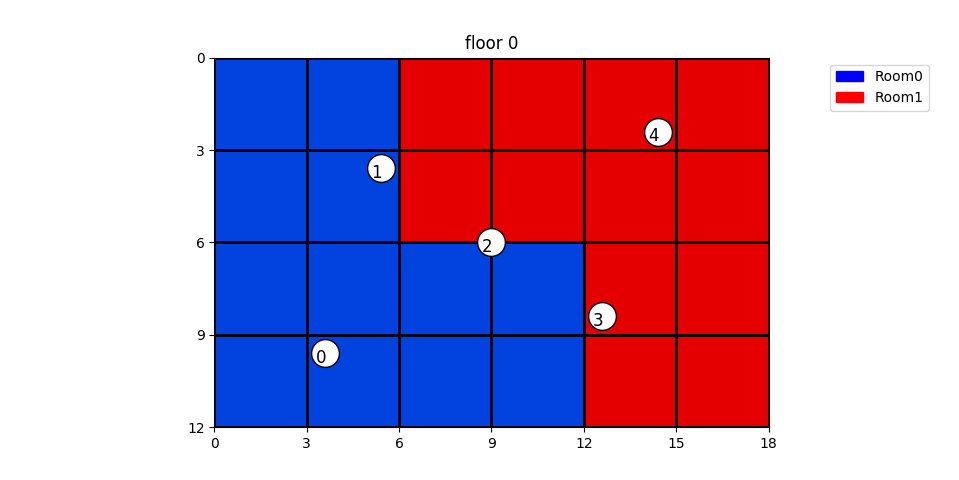
#> input picture custom-svm/data/data_png/2_rooms.png, 959 x 480 px
$ jupyter execute --allow-errors svm_usecase.ipynb   (shell and % lines are left out)   (older library calls are emulated)
#> lines starting #> are read from the running program, lines starting #| are printed output that depends on the picture
### custom-svm/svm.py
import numpy as np
import itertools
import cvxopt
from matplotlib import pyplot as plt
import typing
import warnings


class SVM:
    """Class implementing a Support Vector Machine: instead of minimising the primal function
        L_P(w, b, lambda_mat) = 1/2 ||w||^2 - sum_i{lambda_i[(w * x + b) - 1]},
    the dual function
        L_D(lambda_mat) = sum_i{lambda_i} - 1/2 sum_i{sum_j{lambda_i lambda_j y_i y_j K(x_i, x_j)}}
    is maximised.

    Attributes:
        kernel --- type of the kernel ['linear'/'rbf'/'poly'/'sigmoid']
        kernel_fn --- kernel function
        gamma --- parameter of the kernel function
        lambdas --- lagrangian multipliers
        sv_X --- support vectors related to X
        sv_y --- support vectors related to y
        w --- matrix of hyperplane parameters
        b --- hyperplane bias
        C --- non-negative float regulating the trade-off between the amount of misclassified samples and
        the size of the margin (its 'softness' decreases as C increases); if it is set to 'None',
        hard margin is employed (no tolerance towards misclassified samples)
        is_fit --- boolean variable indicating whether the SVM is fit or not"""

    def __init__(self,
                 kernel: str = 'linear',
                 gamma: typing.Optional[float] = None,
                 deg: int = 3,
                 r: float = 0.,
                 C: float = 1.):
        """Initializes the SVM object by setting the kernel function, its parameters and the soft margin;
        moreover, it sets to None the matrices of lagrangian multipliers and support vectors.
            :param kernel: string representing the kernel type ('linear'/'rbf'/'poly'/'sigmoid'); by default it is
            set to 'linear'
            :param gamma: optional floating point representing the gamma parameters of the kernel;
            by default it is 'None', since it will be computed automatically during fit
            :param deg: optional integer representing the degree of the 'poly' kernel function
            :param r: optional floating point representing the r parameter of 'poly' and 'sigmoid' kernel functions
            :param C: non-negative float regulating the trade-off between the amount of misclassified samples and
            the size of the margin"""
        # Lagrangian multipliers, hyper-parameters and support vectors are initially set to None
        self.lambdas = None
        self.sv_X = None
        self.sv_y = None
        self.w = None
        self.b = None

        # If gamma is None, it will be computed during fit process
        self.gamma = gamma

        # Assign the right kernel
        self.kernel = kernel
        if kernel == 'linear':
            self.kernel_fn = lambda x_i, x_j: np.dot(x_i, x_j)
        elif kernel == 'rbf':
            self.kernel_fn = lambda x_i, x_j: np.exp(-self.gamma * np.dot(x_i - x_j, x_i - x_j))
        elif kernel == 'poly':
            self.kernel_fn = lambda x_i, x_j: (self.gamma * np.dot(x_i, x_j) + r) ** deg
        elif kernel == 'sigmoid':
            self.kernel_fn = lambda x_i, x_j: np.tanh(np.dot(x_i, x_j) + r)

        # Soft margin
        self.C = C

        self.is_fit = False

    def fit(self, X: np.ndarray, y: np.ndarray, verbosity: int = 1):
        # If 'verbosity' is outside range (0-3), set it to default (1)
#> called with X = array of shape (150, 2), y = array of shape (150,), verbosity = 2
        if verbosity not in {0, 1, 2}:
            verbosity = 1

        n_samples, n_features = X.shape
        # If gamma was not specified in '__init__', it is set according to the 'scale' approach
        if not self.gamma:
            self.gamma = 1/(n_features * X.var())

        # max{L_D(Lambda)} can be rewritten as
        #   min{1/2 Lambda^T H Lambda - 1^T Lambda}
        #       s.t. -lambda_i <= 0
        #       s.t. lambda_i <= c
        #       s.t. y^t Lambda = 0
        # where H[i, j] = y_i y_j K(x_i, x_j)
        # This form is conform to the signature of the quadratic solver provided by CVXOPT library:
        #   min{1/2 x^T P x + q^T x}
        #       s.t. G x <= h
        #       s.t. A x = b
        K = np.zeros(shape=(n_samples, n_samples))
        for i, j in itertools.product(range(n_samples), range(n_samples)):
            K[i, j] = self.kernel_fn(X[i], X[j])
#> (the call stopped at in fit, `P = cvxopt.matrix(np.outer(y, y) * K)`: cvxopt is not available in this run)
        P = cvxopt.matrix(np.outer(y, y) * K)
        q = cvxopt.matrix(-np.ones(n_samples))
        # Compute G and h matrix according to the type of margin used
        if self.C:
            G = cvxopt.matrix(np.vstack((-np.eye(n_samples),
                                         np.eye(n_samples))))
            h = cvxopt.matrix(np.hstack((np.zeros(n_samples),
                                         np.ones(n_samples) * self.C)))
        else:
            G = cvxopt.matrix(-np.eye(n_samples))
            h = cvxopt.matrix(np.zeros(n_samples))
        A = cvxopt.matrix(y.reshape(1, -1).astype(np.double))
        b = cvxopt.matrix(np.zeros(1))

        # Set CVXOPT options
        cvxopt.solvers.options['show_progress'] = False
        cvxopt.solvers.options['maxiters'] = 200

        # Compute the solution using the quadratic solver
        try:
            sol = cvxopt.solvers.qp(P, q, G, h, A, b)
        except ValueError as e:
            print('Impossible to fit, try to change kernel parameters; CVXOPT raised Value Error: {0:s}'.format(e))
            return
        # Extract Lagrange multipliers
        lambdas = np.ravel(sol['x'])
        # Find indices of the support vectors, which have non-zero Lagrange multipliers, and save the support vectors
        # as instance attributes
        is_sv = lambdas > 1e-5
        self.sv_X = X[is_sv]
        self.sv_y = y[is_sv]
        self.lambdas = lambdas[is_sv]
        # Compute b as 1/N_s sum_i{y_i - sum_sv{lambdas_sv * y_sv * K(x_sv, x_i}}
        sv_index = np.arange(len(lambdas))[is_sv]
        self.b = 0
        for i in range(len(self.lambdas)):
            self.b += self.sv_y[i]
            self.b -= np.sum(self.lambdas * self.sv_y * K[sv_index[i], is_sv])
        self.b /= len(self.lambdas)
        # Compute w only if the kernel is linear
        if self.kernel == 'linear':
            self.w = np.zeros(n_features)
            for i in range(len(self.lambdas)):
                self.w += self.lambdas[i] * self.sv_X[i] * self.sv_y[i]
        else:
            self.w = None
        self.is_fit = True

        # Print results according to verbosity
        if verbosity in {1, 2}:
            print('{0:d} support vectors found out of {1:d} data points'.format(len(self.lambdas), n_samples))
            if verbosity == 2:
                for i in range(len(self.lambdas)):
                    print('{0:d}) X: {1}\ty: {2}\tlambda: {3:.2f}'
                          .format(i + 1, self.sv_X[i], self.sv_y[i], self.lambdas[i]))
            print('Bias of the hyper-plane: {0:.3f}'.format(self.b))
            print('Weights of the hyper-plane:', self.w)

    def project(self,
                X: np.ndarray,
                i: typing.Optional[int] = None,
                j: typing.Optional[int] = None):
        # If the model is not fit, raise an exception
        if not self.is_fit:
            raise SVMNotFitError
        # If the kernel is linear and 'w' is defined, the value of f(x) is determined by
        #   f(x) = X * w + b
        if self.w is not None:
            return np.dot(X, self.w) + self.b
        else:
            # Otherwise, it is determined by
            #   f(x) = sum_i{sum_sv{lambda_sv y_sv K(x_i, x_sv)}}
            y_predict = np.zeros(len(X))
            for k in range(len(X)):
                for lda, sv_X, sv_y in zip(self.lambdas, self.sv_X, self.sv_y):
                    # Extract the two dimensions from sv_X if 'i' and 'j' are specified
                    if i or j:
                        sv_X = np.array([sv_X[i], sv_X[j]])

                    y_predict[k] += lda * sv_y * self.kernel_fn(X[k], sv_X)
            return y_predict + self.b

    def predict(self, X: np.ndarray) -> int:
        # To predict the point label, only the sign of f(x) is considered
        return np.sign(self.project(X))

    # [93 lines left out: function plot2D, not called in this run]


class SVMNotFitError(Exception):
    """Exception raised when the 'project' or the 'predict' method of an SVM object is called without fitting
    the model beforehand."""

### custom-svm/data/sample_data_generator.py
import numpy as np
from sklearn.model_selection import train_test_split
from sklearn.datasets import make_blobs, make_circles
from typing import Optional


def linear_data_generator(n_samples: int,
                          n_features: int,
                          random_state: Optional[int] = None) -> (np.ndarray, np.ndarray, np.ndarray, np.ndarray):
    X, y = make_blobs(n_samples, n_features, centers=2, cluster_std=2.0, random_state=random_state)
    # Assign '-1' instead of '0'
    is_zero = y < 1
    y[is_zero] = -1
    return train_test_split(X, y, random_state=random_state)


def semi_linear_data_generator(n_samples: int,
                               n_features: int,
                               random_state: Optional[int] = None) -> (np.ndarray, np.ndarray, np.ndarray, np.ndarray):
#> (the call stopped at in fit, `P = cvxopt.matrix(np.outer(y, y) * K)`: cvxopt is not available in this run)
#> (the call stopped at in fit, `P = cvxopt.matrix(np.outer(y, y) * K)`: cvxopt is not available in this run)
    X, y = make_blobs(n_samples, n_features, centers=[[-2, 2], [2, -2]], cluster_std=1.5, random_state=random_state)
    # Assign '-1' instead of '0'
    is_zero = y < 1
    y[is_zero] = -1
    return train_test_split(X, y, random_state=random_state)


def non_linear_data_generator(n_samples: int,
                              random_state: Optional[int] = None) -> (np.ndarray, np.ndarray, np.ndarray, np.ndarray):
    X, y = make_circles(n_samples, noise=0.05, factor=0.4, random_state=random_state)
    # Assign '-1' instead of '0'
    is_zero = y < 1
    y[is_zero] = -1
    return train_test_split(X, y, random_state=random_state)

### custom-svm/svm_usecase.ipynb
# custom-svm
This project aims at providing a custom implementation of Support Vector Machine, as part of the **Combinatorial Decision Making and Optimization** course of the **Master in Artificial Intelligence** (*Alma Mater Studiorum*).
This implementation is based on the **constrained non-linear optimization** of an objective function, i.e. the margin around the hyperplane which separates two clusters.
#### Authors:
 - Mattia Orlandi
 - Lorenzo Mario Amorosa

## Premises
The implementations of the SVM and of the MulticlassSVM are contained in the `svm.py` and `multiclass_svm.py` modules, respectively; they provide several functionalities:
- fitting of an SVM model for a binary classification task;
- kernel functions in order to correctly classify non-linearly separable data;
- soft margin in order to correctly classify semi-linearly separable data;
- plotting of the dataset and of the separating hyperplane along multiple dimensions;
- support to multi-class classification using an One-Versus-One approach.

First of all, import the required libraries, in particular the custom implementations of SVM contained in the `svm.py` and `multiclass_svm.py` modules and the dataset generator (`sample_data_generator.py`).
Set some useful constants, like the random state `RND`, the number of samples `N_SAMP` and the number of features `N_FEAT`.

[cell 1]
from svm import SVM
from multiclass_svm import MulticlassSVM
from data.sample_data_generator import *
from sklearn.metrics import accuracy_score
from sklearn.svm import SVC
import matplotlib.pyplot as plt
import numpy as np
from typing import Union
np.set_printoptions(precision=3)
np.set_printoptions(suppress=True)

RND = 42
N_SAMP = 200
N_FEAT = 2

Moreover, define a useful function which, given a `SVM` object, the training and the test sets,
performs the following operations, :
- `SVM.fit(...)` on the training set;
- `SVM.predict(...)` on the test set;
- computes the accuracy score;
- plots the result (only for the custom implementation of svm).

[cell 2]
def fit_and_predict(svm: Union[SVM, SVC, MulticlassSVM],
                    X_train: np.ndarray,
                    X_test: np.ndarray,
                    y_train: np.ndarray,
                    y_test: np.ndarray,
                    x_min: Optional[float] = None,
                    x_max: Optional[float] = None,
                    y_min: Optional[float] = None,
                    y_max: Optional[float] = None,
                    verbosity: Optional[int] = 1,
                    is_binary_custom_svm: Optional[bool] = True):
    if is_binary_custom_svm:
        svm.fit(X_train, y_train, verbosity)
    else:
        svm.fit(X_train, y_train)
    y_pred = svm.predict(X_train)
    print('Accuracy on the training set: {0:.2f}%'.format(accuracy_score(y_train, y_pred) * 100))
    y_pred = svm.predict(X_test)
    print('Accuracy on the test set: {0:.2f}%'.format(accuracy_score(y_test, y_pred) * 100))
    if is_binary_custom_svm:
        svm.plot2D(X_train, y_train, x_min, x_max, y_min, y_max)

## 1. Sample datasets

Test the SVM on a linearly separable dataset.

[cell 3]
X_train_lin, X_test_lin, y_train_lin, y_test_lin = linear_data_generator(n_samples=N_SAMP,
                                                                         n_features=N_FEAT,
                                                                         random_state=RND)
svm_lin = SVM(C=None)
#> (the rest of this cell did not finish here and is left out)

As it can be seen, the SVM computes 3 support vectors, the 2 weights and the bias of the hyperplane (which is in fact a line in this 2D case), and predicts the label of a test set with an accuracy of 100%. In the above plot it is possible to see the three support vectors (circled in green), the separating line (in solid black) and the two margins (dotted black lines).

Then, test the SVM on the same dataset, but fitting only on the support vectors found.

[cell 4]
X_sv_lin, y_sv_lin = svm_lin.sv_X, svm_lin.sv_y
svm_lin = SVM(C=None)
#> (the rest of this cell did not finish here and is left out)

As expected the weights and the bias of the hyperplane is the same as in the previous case; the reason is that the support vectors are the only vectors of the dataset having strictly positive lagrangian multipliers, and thus they are the only vectors influencing the classifier.

Test the SVM on a semi-linearly separable dataset which contains outliers.

[cell 5]
X_train_slin, X_test_slin, y_train_slin, y_test_slin = semi_linear_data_generator(n_samples=N_SAMP,
                                                                                  n_features=N_FEAT,
                                                                                  random_state=RND)
svm_slin = SVM(C=None)
#> (the rest of this cell did not finish here and is left out)

Due to red outliers, the separating hyperplane is very near to the blue cluster and it has a small margin, leading to a model which is not robust; in fact, if new data has a high variance, some blue points could lie above the hyperplane and thus be wrongly classified. This is due to the use of a hard margin, not effective in the presence of outliers.

Test the SVM on the same dataset but using a soft margin.

[cell 6]
svm_slin = SVM(C=0.1)
#> (the rest of this cell did not finish here and is left out)

Thanks to the soft margin, the two red outliers are ignored and the separating hyperplane is placed further from the blue cluster than before, and with a much larger margin.
In the next use cases, soft margin will be used (by default, $C=1$).

Test the SVM on a non-linear separable dataset using a polynomial kernel function.

[cell 7]
X_train_nonlin, X_test_nonlin, y_train_nonlin, y_test_nonlin = non_linear_data_generator(n_samples=N_SAMP,
                                                                                         random_state=RND)
svm_poly = SVM(kernel='poly', deg=3)
#> (the rest of this cell did not finish here and is left out)

#> (the call stopped at in fit, `P = cvxopt.matrix(np.outer(y, y) * K)`: cvxopt is not available in this run)

First of all, since kernel functions are used it is not possible to compute the weights of the "hyperplane" (since to do that the mapping of $X$ in the new space must be known).
Secondly, the polynomial kernel function does not seem adequate since the accuracy is really low; moreover, too many support vectors are found, and in the above plot it can be seen that the "hyperplane" does not correctly separate the clusters. For this dataset, a radial basis function must be used as kernel.

[cell 8]
svm_nonlin = SVM(kernel='rbf')
#> (the rest of this cell did not finish here and is left out)

#> (the call stopped at in fit, `P = cvxopt.matrix(np.outer(y, y) * K)`: cvxopt is not available in this run)

Thanks to the radial basis function, the accuracy is now 100% and the "hyperplane" correctly separates the two clusters.

As in the linear case, test the SVM on the same dataset, but fitting only on the support vectors found.

[cell 9]
X_sv_nonlin, y_sv_nonlin = svm_nonlin.sv_X, svm_nonlin.sv_y
svm_nonlin = SVM(kernel='rbf')
#> (the rest of this cell did not finish here and is left out)

Once again fitting the model on the support vectors only does not change the result.

## 2. Sensor dataset

The following SVM models are tested on a **dataset** constructed by simulating **measurements** of **distances** between **sensors** and **IoT devices** in a building.

The **building** is **composed of** a set of **rooms** on several floors, which can be automatically generated or can be given in input from the user. Concerning the automatic generation, it is possible to ask the generator to be more prone to produce a higher number of rooms per floor and vice-versa.
In each room  it can be placed an arbitrarly number of **sensors**, either manually or automatically.

The **data collection workflow** is as follows: when a **device** placed in a room **emit a signal**, the **intensity measured by a sensor** is inversely proportional to the square of the distance between the device and the sensor itself; then a Gaussian error is summed to the measured value.
It is possible to **attach** to the **sample** either the **room** in which it is collected or its spatial position **coordinates**, in this way the dataset can be useful either for **classificaton** tasks or **regression** tasks as well. The implementation of the generator can be found in the python module named `sensor_data_generator.py`.

**In this notebook**, it is proposed a classification task: the SVM are trained to **predict the room** in which the device is located **given** the **intensities measured by sensors**.

Utility function to show a room.

[cell 10]
def show_room(img_name: str):
#> called with img_name = 'data/data_png/2_rooms.png'
    img = plt.imread(img_name)
#> img is the input picture: shape (480, 959, 4) float32; mean R, G, B, A 0.741, 0.609, 0.735, 1
    plt.figure(figsize = (15,15))
    plt.axis('off')
    plt.imshow(img)
    plt.show()

Firstly, it is addressed a **binary classification** task. It is given a floor of a building with **2 rooms** (blue and red) and **5 sensors**, which are represented in the following figure with numbers from 0 to 4 in whites circles.
A dataset is sampled from this building following the steps described previously. Each sample ia labelled with the room where it is collected.

[cell 11]
show_room('data/data_png/2_rooms.png')

Utility function to read and process the dataset.

[cell 12]
def read_dataset(f_name: str, is_multi: Optional[bool] = False):
    X_raw = []
    y_raw = []
    with open(f_name, "r") as file:
        for line in file:
            features = line.split(',')[:-1]
            X_raw.append(features)
            y_raw.append(line.split(',')[-1])
    X = np.array(X_raw).astype(np.float)
    y = np.array(y_raw).astype(np.float)
    if not is_multi:
        y = np.fromiter((-1 if yi == 0 else 1 for yi in y), y.dtype)

    return train_test_split(X, y, test_size=0.2, random_state=RND)

Now our custom `SVM` is tested on this dataset. A radial basis kernel is chosen since the data are inherently non-linear.

The execution of the following cell may require some minutes since it plots the dataset and the "hyperplane" along every possible combination of dimensions, e.g. (0, 1), (0, 2), ..., (3,4).

[cell 13]
f_name_bin ="data/data_2_rooms.txt"
#> (the rest of this cell did not finish here and is left out)

As it can be seen, the **accuracy** is **good**, but it can still be improved, for example by displacing the sensors in different way or varying kernel functions. Any way, the evaluation of tuning strategies is out of scope now.
The **plot** can give us **further insight** on the performance: the sensors called "0" and "4" seem to be the most effective to discriminate between the rooms, in fact the hyperplane between them correctly separates the two clusters, meanwhile the sensor named "2" seems to be almost irrelevant.

Comparison of the previous result with `sklearn.SVC`, using the same radial basis kernel (so that runtime parameters are the same in both cases). The evidence shows that the performance of the 2 classifiers are almost the same.

[cell 14]
svc = SVC(kernel="rbf", gamma="scale")
#> (the rest of this cell did not finish here and is left out)

Now it is addressed a **multiclass classification** task. It is given a building of **2 floors** composed of **10 rooms** in total. Inside the building **20 sensors** are placed at different height, and they are represented in the following figures with numbers in whites circles as in the previous case.
A dataset is sampled from this building following the already discussed steps and each sample ia labelled with the room where it is collected.

[cell 15]
show_room('data/data_png/10_rooms_floor0.png')
#> call 2 of show_room, with img_name = 'data/data_png/10_rooms_floor0.png'
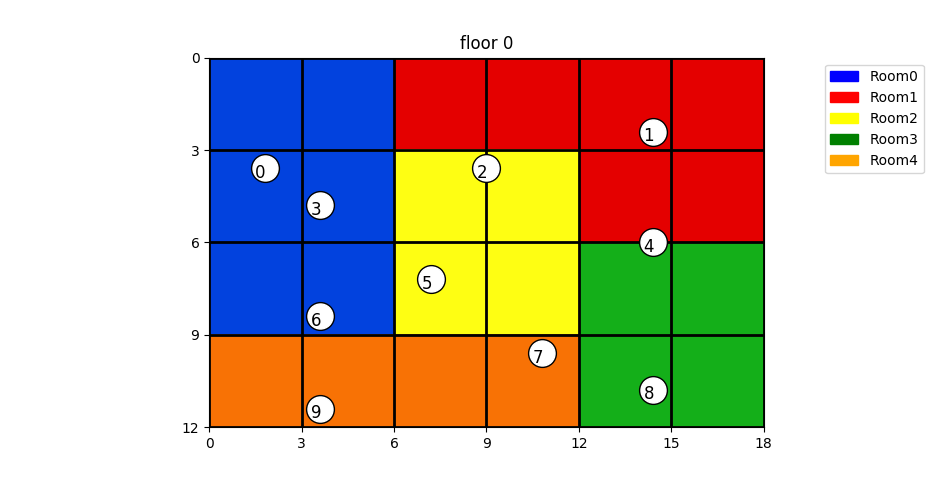
#> input picture custom-svm/data/data_png/10_rooms_floor0.png, 949 x 480 px
#> in show_room, img is the input picture: shape (480, 949, 4) float32; mean R, G, B, A 0.787, 0.725, 0.654, 1

[cell 16]
show_room('data/data_png/10_rooms_floor1.png')
#> call 3 of show_room, with img_name = 'data/data_png/10_rooms_floor1.png'
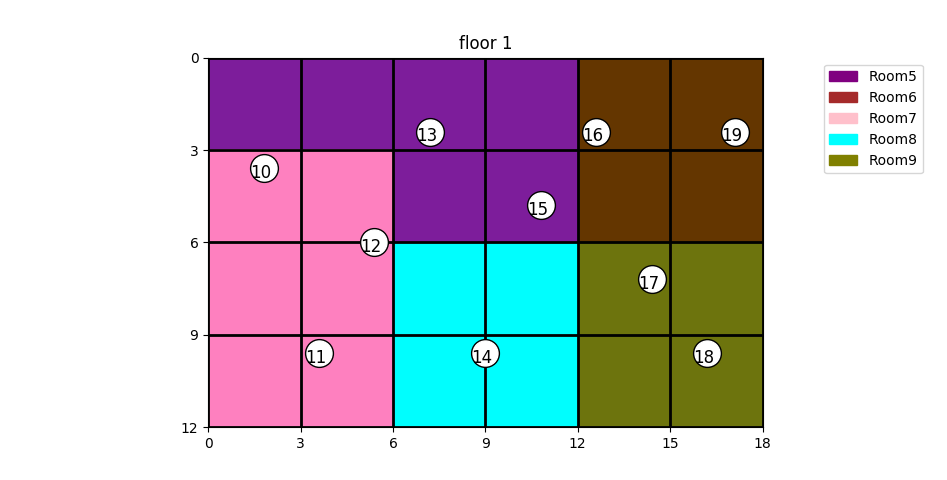
#> input picture custom-svm/data/data_png/10_rooms_floor1.png, 947 x 480 px
#> in show_room, img is the input picture: shape (480, 947, 4) float32; mean R, G, B, A 0.76, 0.73, 0.764, 1

Here it follows the test of our `MulticlassSVM` on the dataset sampled from the previous rooms. It is choosed a radial basis kernel since the data are inherently non-linear, as already done in the previous case.

The execution of the following cell may require some minutes (about 20 minutes according to our test) due to the size of the dataset (8000 vectors), the number of features (20) and the number of binary SVM needed (45 for 10 classes).

[cell 17]
f_name_mul ="data/data_10_rooms.txt"
#> (the rest of this cell did not finish here and is left out)
